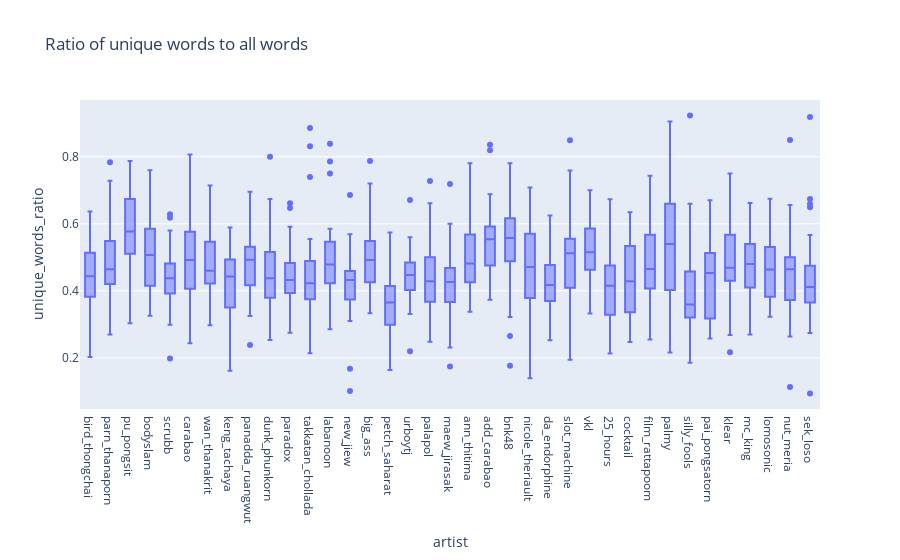

Source (notebook cell):
### Code cell
fig = px.box(song_filter_df, x='artist', y='unique_words_ratio', title='Ratio of unique words to all words')
fig.show()

### Figure 1 — Plotly figure (JSON) as saved in the notebook; plotly's stock layout.template omitted (floating-point values rounded to 4 significant figures; data arrays with more than 128 entries replaced by an {"elided": "..."} marker saying what was removed)
{"data": [{"alignmentgroup": "True", "hovertemplate": "artist=%{x}<br>unique_words_ratio=%{y}<extra></extra>", "legendgroup": "", "marker": {"color": "#636efa"}, "name": "", "notched": false, "offsetgroup": "", "orientation": "v", "showlegend": false, "type": "box", "x": {"elided": "1295 str values"}, "x0": " ", "xaxis": "x", "y": {"elided": "1295 float values"}, "y0": " ", "yaxis": "y"}], "layout": {"boxmode": "group", "legend": {"tracegroupgap": 0}, "title": {"text": "Ratio of unique words to all words"}, "xaxis": {"anchor": "y", "domain": [0, 1], "title": {"text": "artist"}}, "yaxis": {"anchor": "x", "domain": [0, 1], "title": {"text": "unique_words_ratio"}}}}
